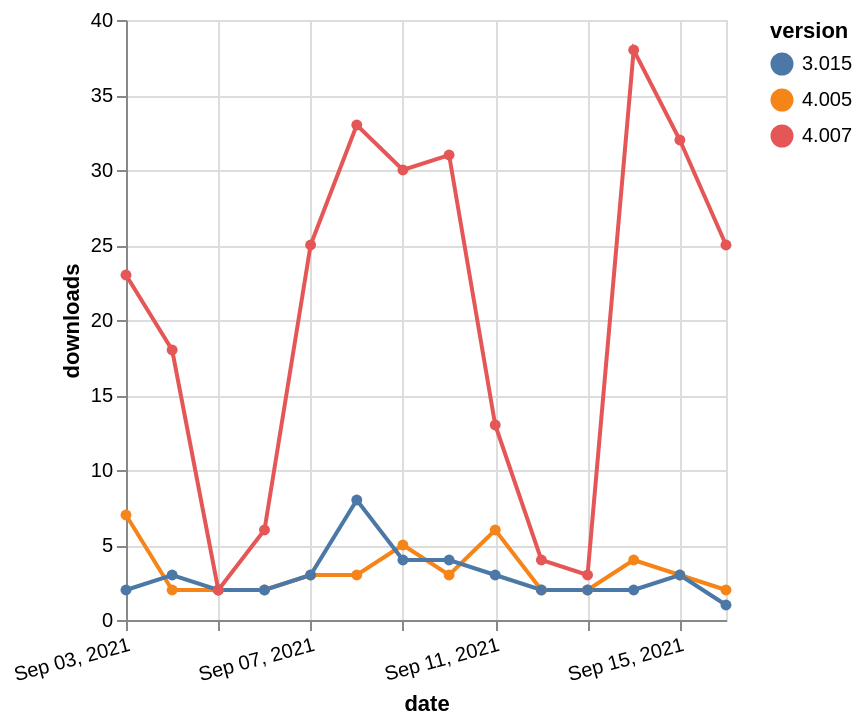

Vega-Lite specification for this chart:
### Vega-Lite specification from a JSON file in a GitHub repository (floating-point values rounded to 4 significant figures)
{"$schema": "https://vega.github.io/schema/vega-lite/v5.json", "description": "A simple bar chart with embedded data.", "data": {"values": [{"date": "2021-09-03", "total": 4323, "delta": 7, "version": "4.005"}, {"date": "2021-09-04", "total": 4325, "delta": 2, "version": "4.005"}, {"date": "2021-09-05", "total": 4327, "delta": 2, "version": "4.005"}, {"date": "2021-09-06", "total": 4329, "delta": 2, "version": "4.005"}, {"date": "2021-09-07", "total": 4332, "delta": 3, "version": "4.005"}, {"date": "2021-09-08", "total": 4335, "delta": 3, "version": "4.005"}, {"date": "2021-09-09", "total": 4340, "delta": 5, "version": "4.005"}, {"date": "2021-09-10", "total": 4343, "delta": 3, "version": "4.005"}, {"date": "2021-09-11", "total": 4349, "delta": 6, "version": "4.005"}, {"date": "2021-09-12", "total": 4351, "delta": 2, "version": "4.005"}, {"date": "2021-09-13", "total": 4353, "delta": 2, "version": "4.005"}, {"date": "2021-09-14", "total": 4357, "delta": 4, "version": "4.005"}, {"date": "2021-09-15", "total": 4360, "delta": 3, "version": "4.005"}, {"date": "2021-09-16", "total": 4362, "delta": 2, "version": "4.005"}, {"date": "2021-09-03", "total": 8467, "delta": 2, "version": "3.015"}, {"date": "2021-09-04", "total": 8470, "delta": 3, "version": "3.015"}, {"date": "2021-09-05", "total": 8472, "delta": 2, "version": "3.015"}, {"date": "2021-09-06", "total": 8474, "delta": 2, "version": "3.015"}, {"date": "2021-09-07", "total": 8477, "delta": 3, "version": "3.015"}, {"date": "2021-09-08", "total": 8485, "delta": 8, "version": "3.015"}, {"date": "2021-09-09", "total": 8489, "delta": 4, "version": "3.015"}, {"date": "2021-09-10", "total": 8493, "delta": 4, "version": "3.015"}, {"date": "2021-09-11", "total": 8496, "delta": 3, "version": "3.015"}, {"date": "2021-09-12", "total": 8498, "delta": 2, "version": "3.015"}, {"date": "2021-09-13", "total": 8500, "delta": 2, "version": "3.015"}, {"date": "2021-09-14", "total": 8502, "delta": 2, "version": "3.015"}, {"date": "2021-09-15", "total": 8505, "delta": 3, "version": "3.015"}, {"date": "2021-09-16", "total": 8506, "delta": 1, "version": "3.015"}, {"date": "2021-09-03", "total": 26132, "delta": 23, "version": "4.007"}, {"date": "2021-09-04", "total": 26150, "delta": 18, "version": "4.007"}, {"date": "2021-09-05", "total": 26152, "delta": 2, "version": "4.007"}, {"date": "2021-09-06", "total": 26158, "delta": 6, "version": "4.007"}, {"date": "2021-09-07", "total": 26183, "delta": 25, "version": "4.007"}, {"date": "2021-09-08", "total": 26216, "delta": 33, "version": "4.007"}, {"date": "2021-09-09", "total": 26246, "delta": 30, "version": "4.007"}, {"date": "2021-09-10", "total": 26277, "delta": 31, "version": "4.007"}, {"date": "2021-09-11", "total": 26290, "delta": 13, "version": "4.007"}, {"date": "2021-09-12", "total": 26294, "delta": 4, "version": "4.007"}, {"date": "2021-09-13", "total": 26297, "delta": 3, "version": "4.007"}, {"date": "2021-09-14", "total": 26335, "delta": 38, "version": "4.007"}, {"date": "2021-09-15", "total": 26367, "delta": 32, "version": "4.007"}, {"date": "2021-09-16", "total": 26392, "delta": 25, "version": "4.007"}]}, "width": "container", "mark": {"type": "line", "point": {"filled": true}}, "encoding": {"x": {"field": "date", "type": "temporal", "timeUnit": "yearmonthdate", "title": "date", "axis": {"labelAngle": -15}}, "y": {"field": "delta", "type": "quantitative", "title": "downloads"}, "color": {"field": "version", "type": "nominal"}, "tooltip": {"field": "delta"}}}
